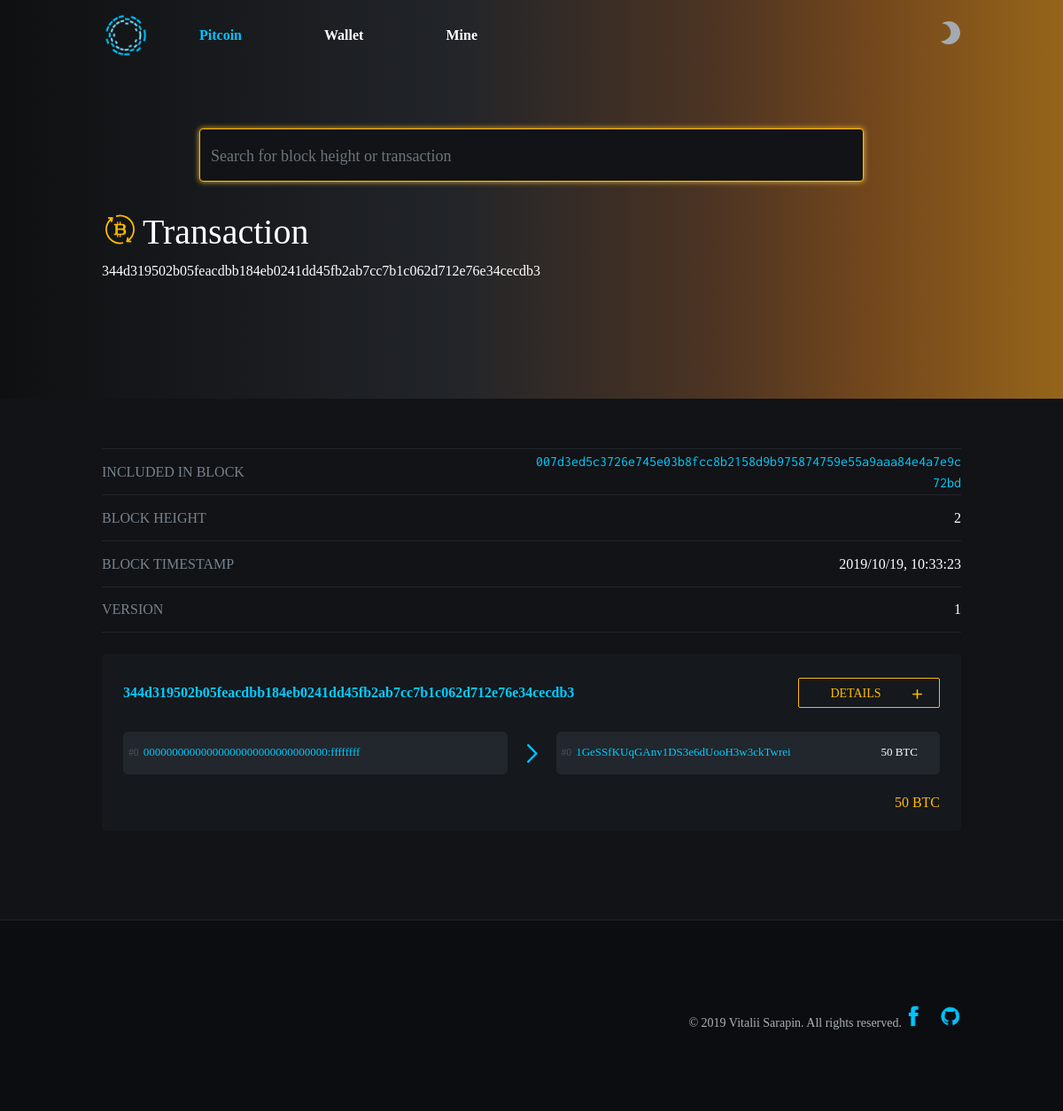
The page /tx/344d319502b05feacdbb184eb0241dd45fb2ab7cc7b1c062d712e76e34cecdb3 (signed in) on the database its author committed.
### application/models.py (models this page shows)
class Blocks(models.Model):
    id = models.AutoField(primary_key=True)
    version = models.CharField(max_length=1000)
    height = models.CharField(max_length=1000)
    nonce = models.CharField(max_length=1000)
    block_hash = models.CharField(max_length=1000)
    previous_block_hash = models.CharField(max_length=1000)
    merkle_root = models.CharField(max_length=1000)
    timestamp = models.CharField(max_length=1000)
    number_of_transactions = models.CharField(max_length=1000)

class Inputs(models.Model):
    address_from = models.CharField(max_length=1000)
    block_hash = models.CharField(max_length=1000)
    prev_output = models.CharField(max_length=1000)
    outpoint = models.CharField(max_length=1000)
    sequence = models.CharField(max_length=1000)
    tx_hash = models.CharField(max_length=1000)
    value = models.CharField(max_length=1000)
    sigscript = models.CharField(max_length=1000)

class Outputs(models.Model):
    address_to = models.CharField(max_length=1000)
    type = models.CharField(max_length=1000)
    scriptpubkey_hex = models.CharField(max_length=1000)
    spending_tx = models.CharField(max_length=1000)
    tx_hash = models.CharField(max_length=1000)
    value = models.CharField(max_length=1000)

### application/views.py (the view)
# urls.py: path("tx/<tx_hash>", application.views.tx_info, name="tx_info"),
def tx_info(request, tx_hash):
    if not request.user.is_authenticated:
            return redirect('/')
    block = IndexBlocks()
    tx = block.tx_info(tx_hash)
    return render(request, "tx.html", {'tx': tx, 'hash': tx_hash})

### application/templates/tx.html (shortened to what this page needs)
{% load staticfiles %}
<!DOCTYPE html>
<html>
<head>
    <link rel="stylesheet" href="{% static 'css/bootstrap.min.css' %}">
    <link rel="stylesheet" href="{% static 'css/style.css' %}">
</head>
<body lang="en" dir="ltr" class="theme-dark">
<div id="explorer">
    <div class="explorer-container">
        <div class="content-wrap">
            <nav class="navbar navbar-dark navbar-expand-lg">
                <div class="container"><a class="navbar-brand" href="/"></a>
                    <div class="collapse navbar-collapse" id="navbar-menu">
                        <ul class="navbar-nav">
                            <li class="nav-item active"><a class="nav-link" href="/"
                                                           rel="external">Pitcoin</a></li>
                            <li class="nav-item"><a class="nav-link" href="/wallet"
                                                     rel="external">Wallet</a></li>
                            <li class="nav-item"><a class="nav-link" href="/mine"
                                                     rel="external">Mine</a></li>
                            <li class="nav-item nav-toggler">
                                <div class="nav-bar_moon_icon toggle-theme"></div>
                            </li>
                        </ul>
                    </div>
                </div>
            </nav>
            <div>
                <div class="jumbotron jumbotron-fluid transaction-page">
                    <div class="container">
                        <form action="/search/" method="post" class="search form-inline ml-auto">
                            <div class="search-bar page-search-bar"><input class="form-control search-bar-input"
                                                                           type="search" name="q"
                                                                           placeholder="Search for block height or transaction"
                                                                           autocomplete="off" aria-label="Search">
                                <button class="search-bar-submit" type="image"></button>
                            </div>
                        </form>
                        <div><h1 class="transaction-header-title">Transaction</h1>
                            <div class="block-hash"><span>{{ hash }}</span></div>
                        </div>
                    </div>
                </div>
                <div class="container">
                    <div class="block-stats-table">
                        <div>
                            <div>Included in Block</div>
                            <div>
                                <a href="/block/{{ tx.0.0.height }}"
                                   class="mono">{{ tx.0.3.block_hash }}</a>
                            </div>
                        </div>
                        <div>
                            <div>Block height</div>
                            <div>{{ tx.0.0.height }}</div>
                        </div>
                        <div>
                            <div>Block timestamp</div>
                            <div>{{ tx.0.1.datetime }}</div>
                        </div>
                        <div>
                            <div>Version</div>
                            <div>{{ tx.0.2.version }}</div>
                        </div>
                    </div>
                    {% for info in tx.1 %}
                    <div id="{{ info.3.tx_hash }}" class="transaction-box">
                        <div class="header">
                            <div class="txn"><a
                                    href="/tx/{{ info.3.tx_hash }}">{{ info.3.tx_hash }}</a>
                            </div>
                               <div class="details-btn" data-toggle-tx="{{ info.3.tx_hash }}" onclick="toggleDown(event);">
                                    <div role="button" tabindex="0">
                                        <div>Details</div>
                                        <div><img id="" style="margin-right: 20px" alt="" src="{% static 'css/img/icons/plus.svg' %}"></div>
                                    </div>
                                </div>
                        </div>
                        <div class="ins-and-outs">
                            <div class="vins">
                                <div class="vin">
                                    <div class="vin-header">
                                        <div class="vin-header-container"><span><a
                                                 href="" onclick="return false;">{{ info.0.prev_output }}:{{ info.1.outpoint }}</a></span></div>
                                    </div>
                                </div>
                            </div>
                            <div class="ins-and-outs_spacer">
                                <div class="direction-arrow-container">
                                    <div class="direction-arrow"></div>
                                </div>
                            </div>
                            <div class="vouts">
                                {% for i in info %}
                                {% for a in i.outputs %}
                                <div class="vout">
                                    <div class="vout-header">
                                        <div class="vout-header-container"><span><a
                                                href="/wallet/info/{{ a.2.send_to }}">{{ a.2.send_to }}</a></span><span
                                                class="amount">{{ a.3.value }} BTC</span></div>
                                    </div>
                                </div>
                                {% endfor%}
                                {% endfor%}
                            </div>
                        </div>
                        {% for i in info %}
                        {% for a in i.outputs %}
                        {% if forloop.last %}
                        <div class="footer">
                            <div></div>
                            <div></div>
                            <div><span class="amount">{{ a.4.total_amount }} BTC</span></div>
                        </div>
                        {% endif %}
                        {% endfor%}
                        {% endfor%}
                    </div>
                    {% endfor %}
                </div>
            </div>
        </div>
        <footer class="footer">
            <div class="container">
                <div class="footer-logo"></div>
                <div class="footer_container_content">
                    <div class="footer_container_content_row">
                        <div class="footer_container_content_row_social-media_container"><a
                                class="footer_container_content_row_social-media_link"
                                href="https://www.facebook.com/vsarapin/" target="_blank"><img
                                class="footer_container_content_row_social-media_item" alt=""
                                src="{% static 'f1b_blue.png' %}"></a><a
                                class="footer_container_content_row_social-media_link"
                                href="https://github.com/vsarapin" target="_blank"><img
                                class="footer_container_content_row_social-media_item" alt=""
                                src="{% static 'github_blue.png' %}"></a></div>
                        <div class="footer_container_content_copyright">© 2019 Vitalii Sarapin. All rights reserved.
                        </div>
                    </div>
                </div>
            </div>
        </footer>
    </div>
</div>
</body>
</html>

### rows shown on the page
Blocks: block_hash "007d3ed5c3726e745e03b8fcc8b2158d9b975874759e55a9aaa84e4a7e9c72bd"
Inputs: tx_hash "344d319502b05feacdbb184eb0241dd45fb2ab7cc7b1c062d712e76e34cecdb3", prev_output "00000000000000000000000000000000", outpoint "ffffffff"
Outputs: address_to "1GeSSfKUqGAnv1DS3e6dUooH3w3ckTwrei"

### other values the page prints
{{ hash }} "344d319502b05feacdbb184eb0241dd45fb2ab7cc7b1c062d712e76e34cecdb3"
{{ tx.0.0.height }} "2"
{{ tx.0.1.datetime }} "2019/10/19, 10:33:23"
{{ tx.0.2.version }} "1"
{{ a.3.value }} "50"
{{ a.4.total_amount }} "50"
